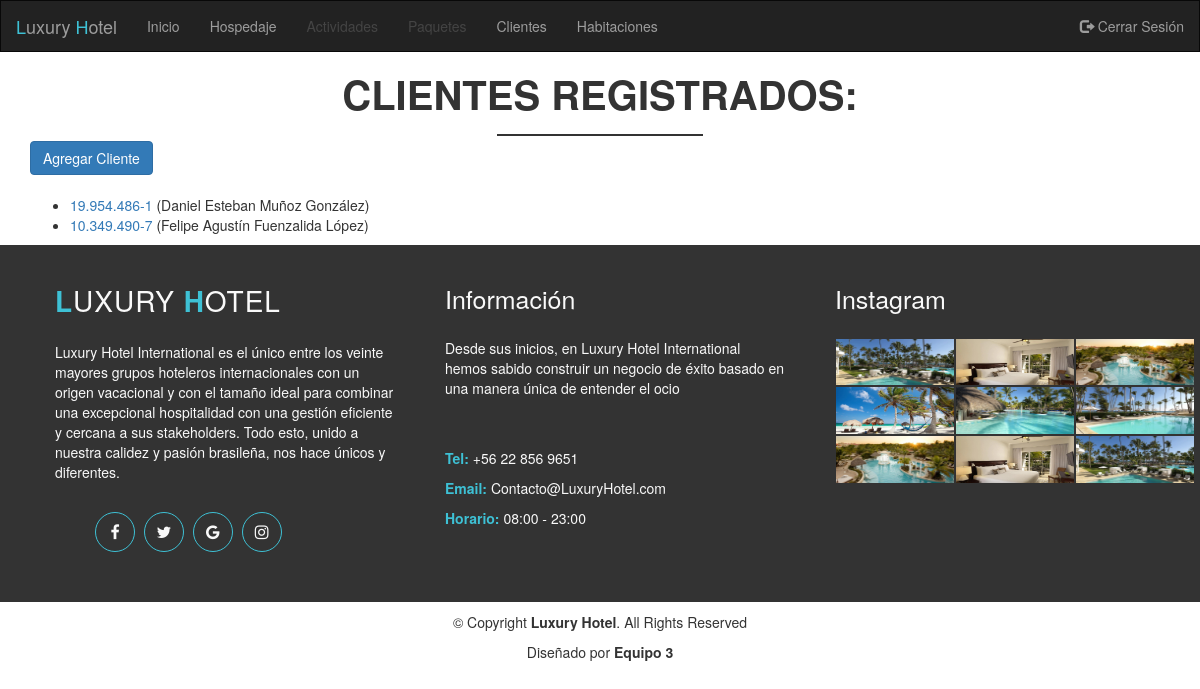
Before: /hotel/clientes/ (signed in) with the older database file.
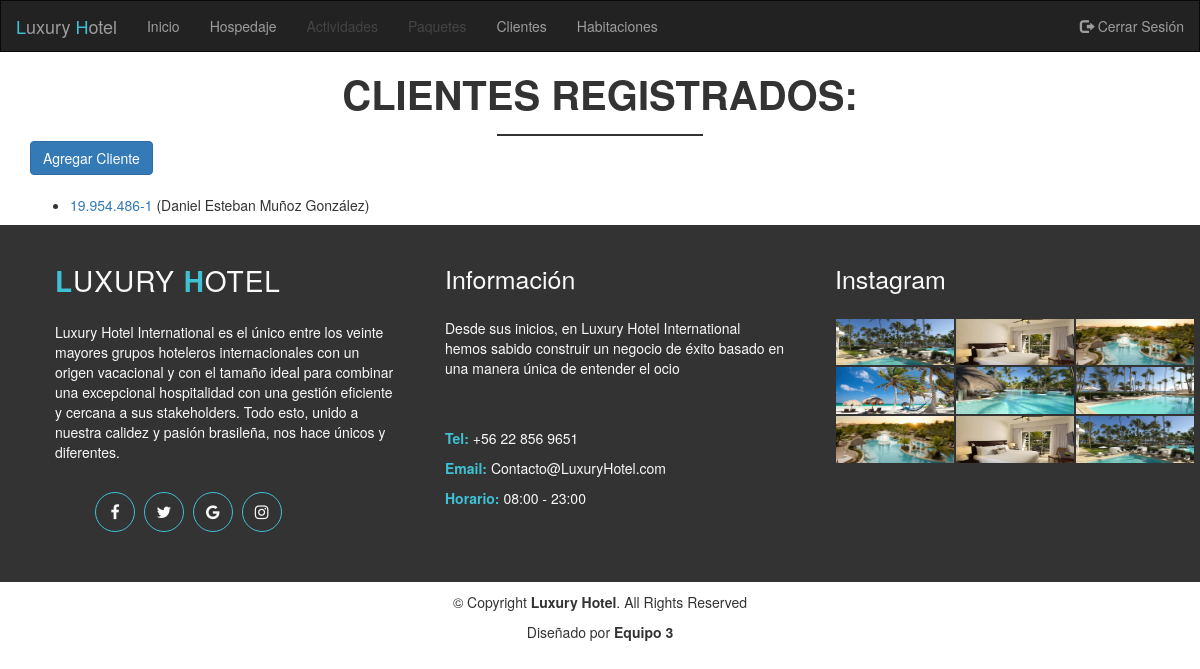
After: the same page with the newer database file.
### hotel/models.py (models this page shows, shortened)
class Cliente(models.Model):
    rut = models.CharField(primary_key=True, max_length=15)
    nombres = models.CharField(max_length=100)
    apellidos = models.CharField(max_length=100)
    pais = models.ForeignKey('Pais', on_delete=models.SET_NULL, null = True)
    edad = models.IntegerField(help_text='Escriba solo los años')
    email = models.EmailField(max_length=200)
    direccion = models.CharField(max_length=200)
    password = models.CharField(max_length=20, help_text='El largo debe ser entre 8 y 20 caracteres')
    def get_absolute_url(self):
        return reverse('cliente-detail',args=[str(self.rut)])

### hotel/views.py (the view)
# urls.py: path('clientes/', views.ClienteListView.as_view(), name='clientes'),
class ClienteListView(generic.ListView):
    model = Cliente
    template_name = 'CRUD/cliente_list.html'
    queryset = Cliente.objects.all()
    paginate_by = 10

### hotel/templates/CRUD/cliente_list.html
{% extends "base_generic.html" %}
{% block content %}
{% load static %}
<div class="container">
    <div class="section-headline cliente text-center">
        <h2 style="text-center"> CLIENTES REGISTRADOS:</h2>
    </div>
    {% if user.is_staff %}
        <a class="btn btn-primary text-center" href="{% url 'cliente_create' %}">Agregar Cliente</a>
        <br>
        <br>
    {% endif %}
    {% if user.is_authenticated %}
        {% if cliente_list %}
            <ul>
                {% for cliente in cliente_list %}
                    <li>
                        <a href="{{ cliente.get_absolute_url }}"> {{cliente.rut}} </a> ({{cliente.nombres}} {{cliente.apellidos}})
                    </li>
                {% endfor %}
            </ul>
        {% endif %}
    {% endif %}
</div>
{% endblock%}

### hotel/templates/base_generic.html (shortened to what this page needs)
<!DOCTYPE html>
<html lang="es">
<head>
    <link rel="stylesheet" href="https://maxcdn.bootstrapcdn.com/bootstrap/3.4.1/css/bootstrap.min.css">
    {% load static %}
    <link rel="stylesheet" type="text/css" href="{% static 'css/styles.css' %}">
    <link rel="stylesheet" href="{% static 'font-awesome-4.7.0/css/font-awesome.min.css' %}">
</head>
<body>
    {% block navbar %}
    <nav class="navbar navbar-inverse">
        <div class="container-fluid">
            <div class="navbar-header">
                <a class="navbar-brand" id="reload"><span>L</span>uxury <span>H</span>otel</a>
            </div>
            <ul class="nav navbar-nav">
                <li><a href="{% url 'index' %}" id="relin">Inicio</a></li>
                <li><a href="{% url 'habitacion' %}">Hospedaje</a></li>
                <li class="disabled"><a href="#">Actividades</a></li>
                <li class="disabled"><a href="#">Paquetes</a></li>
                {%if user.is_authenticated%}
                    <li><a href="{% url 'clientes' %}">Clientes</a></li>
                    <li><a href={% url 'habitacion-adm' %}>Habitaciones</a></l>
                {%endif%}
            </ul>
            <ul class="nav navbar-nav navbar-right">
                {%if user.is_authenticated %}
                <li><a href="{% url 'logout' %}"><span class="glyphicon glyphicon-log-out"></span> Cerrar Sesión</a></li>
                {% else %}
                <li><a href="{% url 'cliente_create' %}"><span class="glyphicon glyphicon-user"></span> Registrate</a></li>
                <li><a href="{% url 'login' %}"><span class="glyphicon glyphicon-log-in"></span> Ingresa</a></li>
                {% endif %}
            </ul>
        </div>
    </nav>
    {% endblock %}
    {% block content %}{% endblock  %}
    {% block footer %}
    <footer>
        <div class="fin">
            <div class="container">
                <div class="row">
                    <div class="col-md-4 col-sm-4 col-xs-12">
                        <div class="tit-footer">
                            <h2><span>L</span>uxury <span>H</span>otel</h2>
                        </div>
                        <div class="des-footer">
                            <p>
                                Luxury Hotel International es el único entre los veinte mayores grupos hoteleros internacionales con un origen vacacional y con el tamaño
                                ideal para combinar una excepcional hospitalidad con una gestión eficiente y cercana a sus stakeholders. Todo esto, unido a nuestra calidez
                                y pasión brasileña, nos hace únicos y diferentes.
                            </p>
                        </div>
                        <div class="i-footer">
                            <ul>
                                <li><a href="{% url 'index' %}" target="_blank"><i class="fa fa-facebook"></i></a></li>
                                <li><a href="{% url 'index' %}" target="_blank"><i class="fa fa-twitter"></i></a></li>
                                <li><a href="{% url 'index' %}" target="_blank"><i class="fa fa-google"></i></a></li>
                                <li><a href="{% url 'index' %}" target="_blank"><i class="fa fa-instagram"></i></a></li>
                            </ul>
                        </div>
                    </div>
                    <div class="col-md-4 col-sm-4 col-xs-12">
                        <div class="tit-footer">
                            <h3>Información</h3>
                        </div>
                        <div class="des-footer">
                            <p>Desde sus inicios, en Luxury Hotel International hemos sabido construir un negocio de éxito basado en una manera única de entender el ocio
                            <br>
                            <br>
                            <br>
                            <p><span>Tel:</span> +56 22 856 9651</p>
                            <p><span>Email:</span> Contacto@LuxuryHotel.com</p>
                            <p><span>Horario:</span> 08:00 - 23:00</p>
                            </p>
                        </div>
                    </div>
                    <div class="col-md-4 col-sm-4 col-xs-12">
                        <div class="tit-footer">
                            <h3>Instagram</h3>
                        </div>
                        <div class="img-footer">
                            <img src="{% static 'img/slider/sli3.jpg' %}" width="97.76" height="48.98">
                            <img src="{% static 'img/luxury/1.jpg' %}" width="97.76" height="48.98">
                            <img src="{% static 'img/slider/sli4.jpg' %}" width="97.76" height="48.98">
                            <img src="{% static 'img/prese.jpg' %}" width="97.76" height="48.98">
                            <img src="{% static 'img/slider/sli1.jpg' %}" width="97.76" height="48.98">
                            <img src="{% static 'img/slider/sli2.jpg' %}" width="97.76" height="48.98">
                            <img src="{% static 'img/slider/sli4.jpg' %}" width="97.76" height="48.98">
                            <img src="{% static 'img/luxury/1.jpg' %}" width="97.76" height="48.98">
                            <img src="{% static 'img/slider/sli3.jpg' %}" width="97.76" height="48.98">
                        </div>
                    </div>
                </div>
            </div>
        </div>
        <div class="fin-cr">
            <div class="containter">
                <div class="col-md-12 col-sm-12 col-xs-12">
                    <div class="copyright text-center">
                        <p>&copy; Copyright <strong>Luxury Hotel</strong>. All Rights Reserved</p>
                    </div>
                    <div class="madeby text-center">
                        <p>Diseñado por <b>Equipo 3</b></p>
                    </div>
                </div>
            </div>
        </div>
    </footer>
    {% endblock %}
</body>
</html>

### hotel/static/css/styles.css (style rules this page uses)
html { width: 100%; }
body { background: white; background-attachment: fixed; height: 100%; }
h1,h2,h3,h4,h5,h6 { margin: 0 0 15px; color: #444; font-weight: 500; }
.navbar { margin: 0px 0px 0px !important; border-radius: 0% !important; }
.navbar-header span { color: #3EC1D5; }
.section-headline h2 { display: inline-block; font-size: 40px; font-weight: 600; margin-bottom: 50px; position: relative; text-transform: capitalize; margin-top: 20px; }
.section-headline h2::after { border: 1px solid #333; bottom: -20px; content: ""; left: 0; margin: 0 auto; position: absolute; right: 0; width: 40%; }
.section-headline h2 { color: #333; margin-bottom: 25px; }
.fin { padding: 40px; color: #f9f9f9; background: #333; }
.tit-footer h2 { color: #f9f9f9; font-size: 28px; letter-spacing: 1px; padding-bottom: 10px; text-transform: uppercase; }
.tit-footer h3 { color: #f9f9f9; font-size: 25px; padding-bottom: 10px; }
.fin span { color: #3EC1D5; font-weight: bold; }
.i-footer { margin-top: 30px; }
.i-footer ul li { display: inline-block; }
.i-footer ul li a { border: 1px solid #3EC1D5; color: #f9f9f9; display: inline-block; font-size: 16px; height: 40px; line-height: 38px; margin-right: 5px; text-align: center; width: 40px; border-radius: 50%; }
.des-footer { margin-right: 20px; margin-top: 10px; }
.img-footer img { float: left; padding: 1px; width: 33.33%; }
.fin-cr { background-color: rgb(170, 170, 170); }
.copyright { margin-top: 10px; }

Changed rows visible on the page:
removed Cliente: rut "10.349.490-7", nombres "Felipe Agustín", apellidos "Fuenzalida López"
